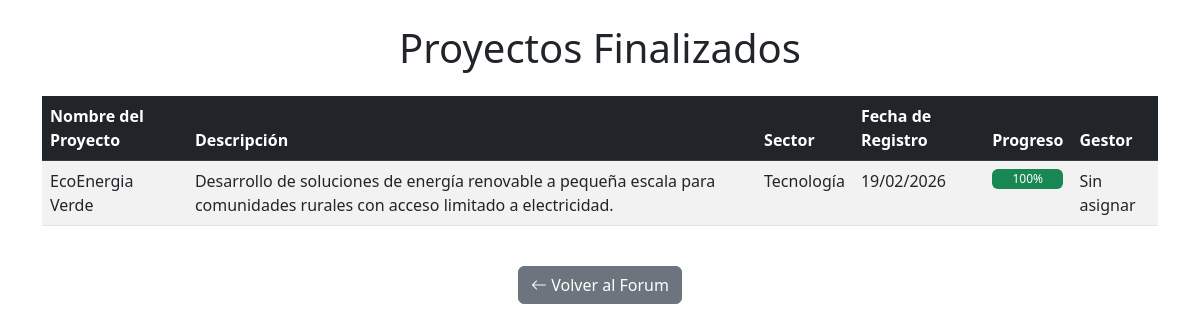
The page /proyectos-finalizados/ on the database as committed earlier.
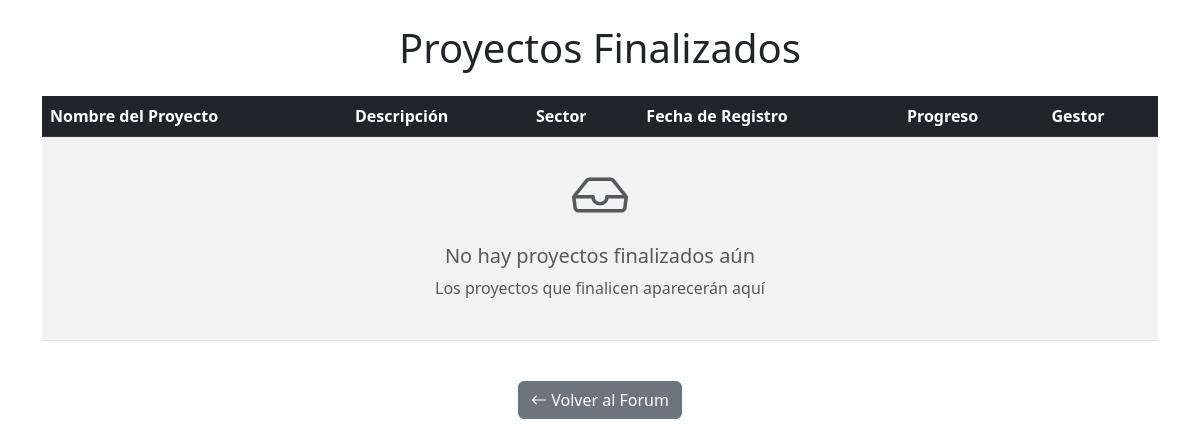
The same page on the database as committed later.
### emprendedores/models.py (models this page shows, shortened)
class Proyecto(models.Model):
    ESTADOS = (
        ('pendiente', 'Pendiente'),
        ('revision', 'En revisión'),
        ('aceptado', 'Aceptado'),
        ('asignado', 'En proceso'),
        ('rechazado', 'Rechazado'),
        ('finalizado', 'Finalizado'),
    )
    SECTORES = (
        ('tecnologia', 'Tecnología'),
        ('salud', 'Salud'),
        ('educacion', 'Educación'),
        ('finanzas', 'Finanzas'),
        ('comercio', 'Comercio'),
        ('otros', 'Otros'),
    )
    usuario = models.ForeignKey(User, on_delete=models.CASCADE, related_name='proyectos', null=True, blank=True)
    nombre_proyecto = models.CharField(max_length=200)
    descripcion = models.TextField()
    nombre_completo = models.CharField(max_length=100)
    email = models.EmailField()
    telefono = models.CharField(max_length=15, blank=True, null=True)
    estado = models.CharField(max_length=20, choices=ESTADOS, default='pendiente')
    sector = models.CharField(max_length=20, choices=SECTORES, default='tecnologia')
    fecha_registro = models.DateTimeField(auto_now_add=True)
    archivo_proyecto = models.FileField(upload_to='proyectos/%Y/%m/%d/', blank=True, null=True)
    progreso = models.PositiveIntegerField(default=0)
    motivo_rechazo = models.TextField(blank=True, null=True)
    presupuesto_estimado = models.DecimalField(
        max_digits=12, decimal_places=2, blank=True, null=True,
        help_text="Presupuesto estimado del proyecto en pesos"
    )
    gestor = models.ForeignKey('GestorCiencias', on_delete=models.SET_NULL, null=True, blank=True,
                            related_name='proyectos_gestionados')
    class Meta:
        ordering = ['-fecha_registro']

### emprendedores/views.py (the view)
# urls.py: path('proyectos-finalizados/', views.proyectos_finalizados, name='proyectos_finalizados'),
def proyectos_finalizados(request):
    proyectos = Proyecto.objects.filter(estado='finalizado').order_by('-fecha_registro')
    return render(request, 'emprendedores/proyectos_finalizados.html', {'proyectos': proyectos})

### emprendedores/templates/emprendedores/proyectos_finalizados.html (shortened to what this page needs)
<!DOCTYPE html>
<html lang="es">
<head>
    <link href="https://cdn.jsdelivr.net/npm/bootstrap@5.3.0/dist/css/bootstrap.min.css" rel="stylesheet">
    <link rel="stylesheet" href="https://cdn.jsdelivr.net/npm/bootstrap-icons@1.10.0/font/bootstrap-icons.css">
</head>
<body>
    <div class="container mt-4">
        <h1 class="text-center mb-4">Proyectos Finalizados</h1>
        <div class="table-responsive">
            <table class="table table-striped table-hover">
                <thead class="table-dark">
                    <tr>
                        <th>Nombre del Proyecto</th>
                        <th>Descripción</th>
                        <th>Sector</th>
                        <th>Fecha de Registro</th>
                        <th>Progreso</th>
                        <th>Gestor</th>
                    </tr>
                </thead>
                <tbody>
                    {% for proyecto in proyectos %}
                    <tr>
                        <td>{{ proyecto.nombre_proyecto }}</a>
                        <td>{{ proyecto.descripcion|truncatewords:20 }}</a>
                        <td>{{ proyecto.get_sector_display }}</a>
                        <td>{{ proyecto.fecha_registro|date:"d/m/Y" }}</a>
                        <td>
                            <div class="progress" style="height: 20px;">
                                <div class="progress-bar bg-success" role="progressbar"
                                     style="width: {{ proyecto.progreso }}%;"
                                     aria-valuenow="{{ proyecto.progreso }}"
                                     aria-valuemin="0"
                                     aria-valuemax="100">
                                    {{ proyecto.progreso }}%
                                </div>
                            </div>
                        <td>
                            {% if proyecto.gestor %}
                                {{ proyecto.gestor.usuario.get_full_name }}
                            {% else %}
                                Sin asignar
                            {% endif %}
                    {% empty %}
                    <tr>
                        <td colspan="6" class="text-center py-4">
                            <i class="bi bi-inbox display-4 d-block text-muted mb-3"></i>
                            <h5 class="text-muted">No hay proyectos finalizados aún</h5>
                            <p class="text-muted">Los proyectos que finalicen aparecerán aquí</p>
                    {% endfor %}
                </tbody>
            </table>
        </div>
        <div class="text-center mt-4">
            <a href="{% url 'forum_evento' %}" class="btn btn-secondary">
                <i class="bi bi-arrow-left"></i> Volver al Forum
            </a>
        </div>
    </div>
</body>
</html>

Rows that differ between the two databases and show on the page:
no longer on this page (row edited): Proyecto: nombre_proyecto "EcoEnergia Verde", descripcion "Desarrollo de soluciones de energía renovable a pequeña escala para comunidades rurales con acceso limitado a electricidad.", sector "Tecnología", fecha_registro "19/02/2026", progreso "100", shows "Sin asignar"
Other text that changed with them:
text now shown: "No hay proyectos finalizados aún Los proyectos que finalicen aparecerán aquí"
